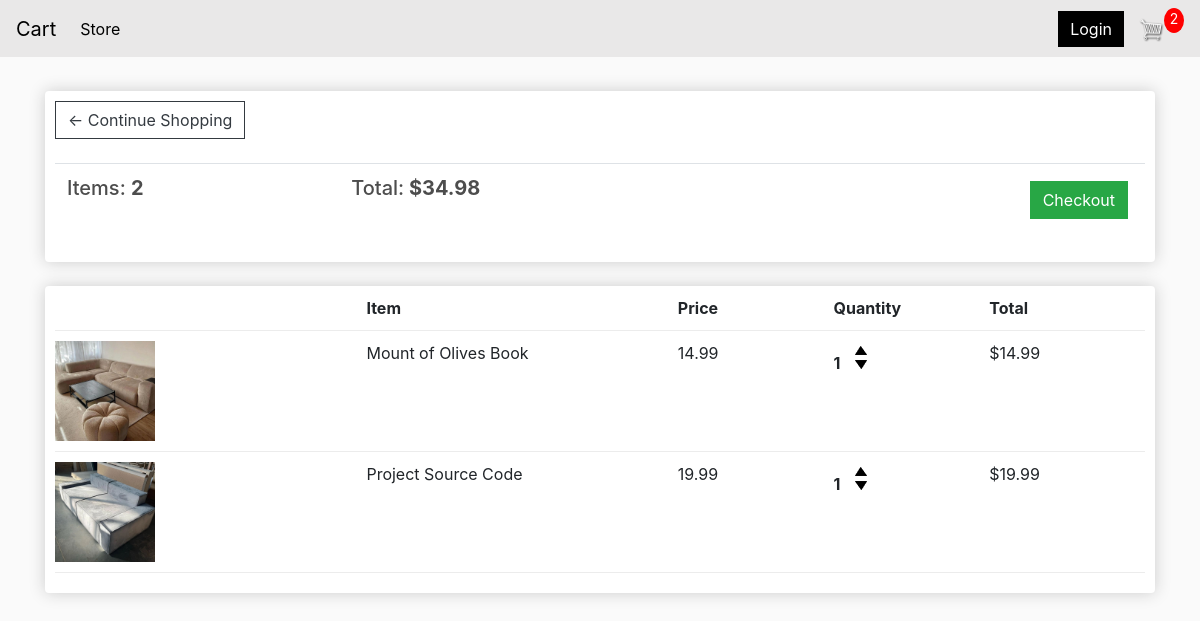
/cart/ (signed in), run on an earlier commit of the app's database.
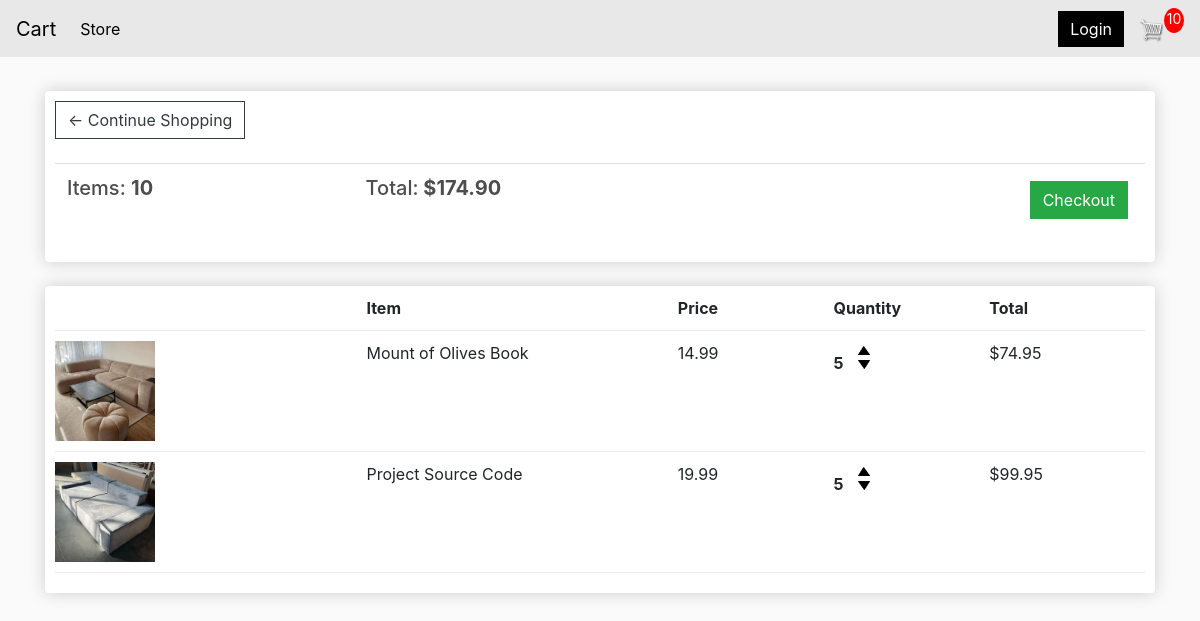
And on a later commit of the database.
### foreverfinds/models.py (models this page shows, shortened)
class Order(models.Model):
    customer = models.ForeignKey(Customer, on_delete=models.SET_NULL, null=True, blank=True)
    date_ordered = models.DateTimeField(auto_now_add=True)
    complete = models.BooleanField(default=False)
    transaction_id = models.CharField(max_length=100, null=True)
    @property
    def get_cart_total(self):
        orderitems = self.orderitem_set.all()
        total = sum([item.get_total for item in orderitems ])
        return total
    @property
    def get_cart_items(self):
        orderitems = self.orderitem_set.all()
        total = sum([item.quantity for item in orderitems])
        return total

class OrderItem(models.Model):
    product = models.ForeignKey(Product, on_delete=models.SET_NULL, null=True)
    order = models.ForeignKey(Order, on_delete=models.SET_NULL, null=True)
    quantity = models.IntegerField(default=0, null=True, blank=True)
    date_added = models.DateTimeField(auto_now_add=True)
    @property
    def get_total(self):
        total = self.product.price * self.quantity
        return total

class Product(models.Model):
    name = models.CharField(max_length=200, null=True)
    price = models.DecimalField(max_digits=7, decimal_places=2)
    digital = models.BooleanField(default=False,null=True, blank=True)
    image = models.ImageField(null=True, blank=True)
    @property
    def imageURL(self):
        try:
            url = self.image.url
        except:
            url = ''
        return url

### foreverfinds/views.py (the view)
# urls.py: path('cart/', views.CartPage, name='cart'),
def CartPage(request):
    data = cartData(request)
    cartItems = data['cartItems']
    order= data['order']
    items = data['items']
    context = {'items':items, 'order':order, 'cartItems':cartItems}
    return render(request, 'foreverfinds/cart.html', context)

### foreverfinds/utils.py (called while the page is built)
def cartData(request):
     if request.user.is_authenticated:
        customer = request.user.customer
        order, created = Order.objects.get_or_create(customer=customer, complete=False)
        items = order.orderitem_set.all()
        cartItems = order.get_cart_items
     else:
        cookieData = cookieCart(request)
        cartItems = cookieData['cartItems']
        order= cookieData['order']
        items = cookieData['items']
     return {'cartItems': cartItems, 'order':order, 'items':items}

### foreverfinds/templates/foreverfinds/cart.html
{% extends 'foreverfinds/nav.html'%}
{% load static %}
{% block content %}
	<div class="row">
		<div class="col-lg-12">
			<div class="box-element">
				<a  class="btn btn-outline-dark" href="{% url 'index' %}">&#x2190; Continue Shopping</a>
				<br>
				<br>
				<table class="table">
					<tr>
						<th><h5>Items: <strong>{{order.get_cart_items}}</strong></h5></th>
						<th><h5>Total:<strong> ${{order.get_cart_total|floatformat:2}}</strong></h5></th>
						<th>
							<a  style="float:right; margin:5px;" class="btn btn-success" href="{% url 'checkout' %}">Checkout</a>
						</th>
					</tr>
				</table>
			</div>
			<br>
			<div class="box-element">
				<div class="cart-row">
					<div style="flex:2"></div>
					<div style="flex:2"><strong>Item</strong></div>
					<div style="flex:1"><strong>Price</strong></div>
					<div style="flex:1"><strong>Quantity</strong></div>
					<div style="flex:1"><strong>Total</strong></div>
				</div>
				{% for item in items %}
					<div class="cart-row">
						<div style="flex:2"><img class="row-image" src="{{item.product.imageURL}}"></div>
						<div style="flex:2"><p>{{item.product.name}}</p></div>
						<div style="flex:1"><p>{{item.product.price|floatformat:2}}</p></div>
						<div style="flex:1">
							<p class="quantity">{{item.quantity}}</p>
							<div class="quantity">
								<img data-product={{item.product.id}} data-action="add" class="chg-quantity update-cart" src="{% static  'img/arrow-up.png' %}">
								<img data-product={{item.product.id}} data-action="remove" class="chg-quantity update-cart" src="{% static  'img/arrow-down.png' %}">
							</div>
						</div>
						<div style="flex:1"><p>${{item.get_total}}</p></div>
					</div>
				{% endfor %}
			</div>
		</div>
	</div>
{% endblock content %}

### foreverfinds/templates/foreverfinds/nav.html (shortened to what this page needs)
<!DOCTYPE html>
{% load static %}
<html>
<head>
	<link rel="stylesheet" href="https://stackpath.bootstrapcdn.com/bootstrap/4.4.1/css/bootstrap.min.css">
	<link rel="stylesheet" type="text/css" href="{% static 'css/main.css' %}">
</head>
<body>
	<nav class="navbar navbar-expand-lg navbar-dark " style="background-color:rgb(233, 232, 232) ;">
	  <a class="navbar-brand" href="{% url 'index' %}" style="color: black;">Cart</a>
	  <div class="collapse navbar-collapse" id="navbarSupportedContent">
	    <ul class="navbar-nav mr-auto">
	      <li class="nav-item active">
	        <a class="nav-link" href="{% url 'index' %}" style="color: black;">Store <span class="sr-only">(current)</span></a>
	      </li>
	    </ul>
	    <div class="form-inline my-2 my-lg-0">
	     	<a href="#"class="btn btn-warning" style="background-color: black;color: white; border:none ;">Login</a>
	     	<a href="{% url 'cart' %}">
	    		<img  id="cart-icon" src="{% static 'img/cart.png' %}">
	    	</a>
	    	<p id="cart-total">{{cartItems}}</p>
	    </div>
	  </div>
	</nav>
     <div class="container">
            <br>
            {% block content %}
            {% endblock content %}
         </div>
</body>
</html>

### foreverfinds/static/css/main.css (style rules this page uses)
body { background-color: hsl(0, 0%, 98%); }
h1,h2,h3,h4,h5,h6 { color:hsl(0, 0%, 30%); }
.navbar { background-color:rgb(233, 232, 232); }
.box-element { box-shadow:hsl(0, 0%, 80%) 0 0 16px; background-color: #fff; border-radius: 4px; padding: 10px; }
#cart-icon { width:25px; display: inline-block; margin-left: 15px; }
#cart-total { display: block; text-align: center; color:#fff; background-color: red; width: 20px; height: 25px; border-radius: 50%; font-size: 14px; }
.col-lg-4, .col-lg-6, .col-lg-8, .col-lg-12 { margin-top: 10px; }
.btn { border-radius: 0; }
.row-image { width: 100px; }
.cart-row { display: flex; align-items: flex-stretch; padding-bottom: 10px; margin-bottom: 10px; border-bottom: 1px solid #ececec; }
.quantity { display: inline-block; font-weight: 700; padding-right:10px; }
.chg-quantity { width: 12px; cursor: pointer; display: block; margin-top: 5px; transition:.1s; }

What changed in the data, as far as the page shows it:
changed through a linked row, Order: get_cart_items "2" → "10"; get_cart_total "34.98" → "174.90"
changed OrderItem "Mount of Olives Book": quantity "1" → "5"; get_total "14.99" → "74.95"
changed OrderItem "Project Source Code": quantity "1" → "5"; get_total "19.99" → "99.95"
Also different on the page:
{{ cartItems }}: "2" → "10"
